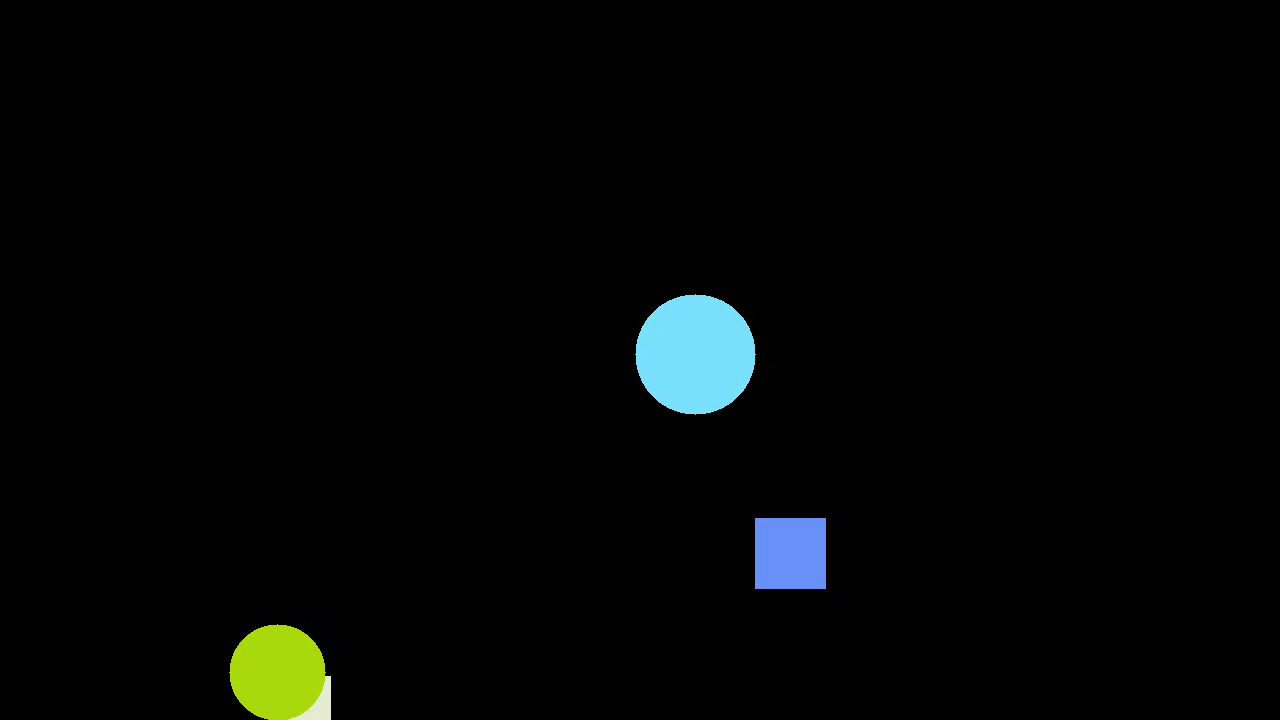
#> input picture frame 100 of video.mp4, 1280 x 720 px
$ python main.py
#> lines starting #> are read from the running program, lines starting #| are printed output that depends on the picture; after the words box and inside, x2 and y2 are one past the last pixel; in counts of white or black regions, pixels touching at a corner belong together
import cv2
import numpy as np
import matplotlib.pyplot as plt
from sklearn.cluster import KMeans


def detect_objects(frame):
    """
    Detect circles and rectangles in the frame.
    """
    gray = cv2.cvtColor(frame, cv2.COLOR_BGR2GRAY)
    blurred = cv2.GaussianBlur(gray, (5, 5), 0)

    # Find circles using Hough Transform
    circles = cv2.HoughCircles(
        blurred,
        cv2.HOUGH_GRADIENT,
        dp=1,
        minDist=20,
        param1=50,
        param2=30,
        minRadius=20,
        maxRadius=1000,
    )
    if circles is not None:
        circles = np.round(circles[0, :]).astype("int").tolist()
    else:
        circles = []

    # Edge detection using Canny
    edges = cv2.Canny(blurred, 50, 150)

    # Find contours and approximate them to rectangles
    contours, _ = cv2.findContours(edges, cv2.RETR_TREE, cv2.CHAIN_APPROX_SIMPLE)
    rectangles = []
    for contour in contours:
        area = cv2.contourArea(contour)
        if area < 100:  # Ignore small contours
            continue
        approx = cv2.approxPolyDP(
            contour, 0.04 * cv2.arcLength(contour, True), True
        )
        if len(approx) == 4:
            x, y, w, h = cv2.boundingRect(approx)
            rectangles.append((x, y, w, h))

    return circles, rectangles


def get_dominant_color(roi):
    """
    Get the dominant color in the region of interest (ROI) using KMeans clustering.
    """
    if roi.size == 0:
        return (0, 0, 0)
    roi = roi.reshape((roi.shape[0] * roi.shape[1], 3))
    kmeans = KMeans(n_clusters=1, n_init=3)
    kmeans.fit(roi)
    dominant_color = kmeans.cluster_centers_[0]
    return tuple(map(int, dominant_color))


def color_difference(color1, color2):
    """
    Calculate the difference between two colors.
    """
    return sum(abs(c1 - c2) for c1, c2 in zip(color1, color2))


class ObjectTracker:
    def __init__(self):
        """
        Initialize the object tracker.
        """
        self.history = []  # Store history of tracked objects
        self.next_id = 0  # ID counter for new objects
        self.color_id_map = {}  # Map colors to IDs
        self.objects_last_coordonate = []  # List of last coordinates and colors

    def assign_id(self, color):
        """
        Assign a unique ID to a color if not already assigned.
        """
        if color not in self.color_id_map:
            self.color_id_map[color] = self.next_id
            self.next_id += 1
        return self.color_id_map[color]

    def update(self, circles, rectangles, frame):
        """
        Update the tracker with new circles and rectangles.
        """
        frame_objects = []

        # Handle circles
        for circle in circles:
            x, y, r = circle
            color = get_dominant_color(frame[y - r : y + r, x - r : x + r])
            found = False
            for idx, (last_x, last_y, last_color, object_id) in enumerate(
                self.objects_last_coordonate
            ):
                if (
                    color_difference(last_color, color) < 50
                    and abs(x - last_x) < 20
                    and abs(y - last_y) < 20
                ):
                    frame_objects.append([x, y, r, object_id])
                    found = True
                    self.objects_last_coordonate[idx] = (x, y, color, object_id)
                    break
            if not found:
                object_id = self.assign_id(color)
                frame_objects.append([x, y, r, object_id])
                self.objects_last_coordonate.append((x, y, color, object_id))

        # Handle rectangles
        for rect in rectangles:
            x, y, w, h = rect
            color = get_dominant_color(frame[y : y + h, x : x + w])
            found = False
            for idx, (last_x, last_y, last_color, object_id) in enumerate(
                self.objects_last_coordonate
            ):
                if (
                    color_difference(last_color, color) < 50
                    and abs(x - last_x) < 50
                    and abs(y - last_y) < 50
                ):
                    frame_objects.append([x, y, w, h, object_id])
                    found = True
                    self.objects_last_coordonate[idx] = (x, y, color, object_id)
                    break
            if not found:
                object_id = self.assign_id(color)
                frame_objects.append([x, y, w, h, object_id])
                self.objects_last_coordonate.append((x, y, color, object_id))

        self.history.append(frame_objects)

    def get_path(self):
        """
        Retrieve the paths of all tracked objects.
        """
        paths = {}
        for frame_objects in self.history:
            for obj in frame_objects:
                object_id = obj[-1]
                if object_id not in paths:
                    paths[object_id] = []
                if len(obj) == 4:  # Circle
                    x, y, r = obj[:3]
                    paths[object_id].append((x, y))
                else:  # Rectangle
                    x, y, w, h = obj[:4]
                    paths[object_id].append((x, y))
        return paths


def visualize_paths(paths):
    """
    Visualize the paths of all tracked objects.
    """
    plt.figure()
    for obj_id, path in paths.items():
        xs = [pos[0] for pos in path]
        ys = [pos[1] for pos in path]
        plt.plot(xs, ys, marker="o", label=f"ID {obj_id}")
    plt.title("Object Paths")
    plt.xlabel("Frame")
    plt.ylabel("Position")
    plt.legend()
    plt.show()


class ObjectTrackerApp:
    def __init__(self, video_path):
        """
        Initialize the application with the video path and create a tracker.
        """
        self.cap = cv2.VideoCapture(video_path)
        self.tracker = ObjectTracker()

    def run(self):
        """
        Run the object tracking application.
        """
        while self.cap.isOpened():
            ret, frame = self.cap.read()
#> frame is the input picture: shape (720, 1280, 3); mean B, G, R 4.7, 5.4, 3.6
            if not ret:
                break

            circles, rectangles = detect_objects(frame)
#> in detect_objects, `gray = cv2.cvtColor(frame, cv2.COLOR_BGR2GRAY)`:
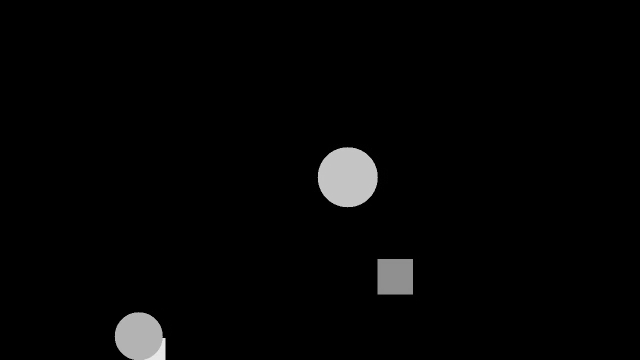
#> gray: shape (720, 1280) (shown at 1/2 size); min 0, max 240, mean 4.8
#> in detect_objects, `circles = cv2.HoughCircles( blurred, cv2.HOUGH_GRADIENT, dp=1, minDist..`: circles = [[695.5, 352.5, 60.8], [276.5, 673.5, 48.9]]
#> in detect_objects, `circles = np.round(circles[0, :]).astype("int").tolist()`: circles = [[696, 352, 61], [276, 674, 49]]
#> in detect_objects, `edges = cv2.Canny(blurred, 50, 150)`:
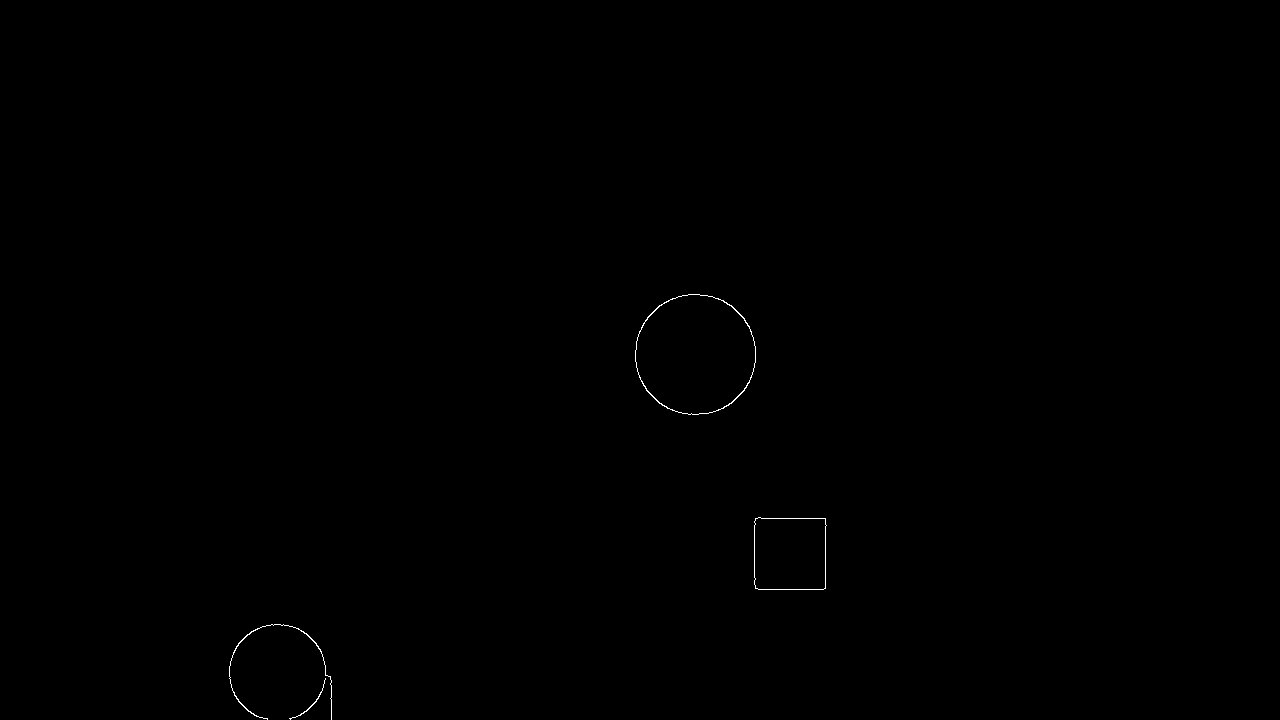
#> edges: shape (720, 1280); 0.12% white in thin lines or dots, all inside (x1, y1, x2, y2) = (229, 294, 827, 720)
#> in detect_objects, `contours, _ = cv2.findContours(edges, cv2.RETR_TREE, cv2.CHAIN_APPROX_..`: contours = 6 contours; box (x1, y1, x2, y2) and area: (635, 294, 756, 415) 11367, (635, 294, 756, 415) 11267, (754, 517, 827, 590) 5030, (754, 517, 827, 590) 5028, (229, 624, 332, 720) 62, (289, 678, 326, 720) 20
#> the loop in detect_objects, `for contour in contours:` made 6 passes
#> (area, approx, x, y, w, h) on passes 3 to 4: (5030, [[755, 518], [755, 588], [825, 588], [825, 518]], 755, 518, 71, 71), (5028, [[756, 518], [825, 519], [823, 589], [755, 587]], 755, 518, 71, 72)
#> after the loop in detect_objects, `for contour in contours:`: rectangles = [(755, 518, 71, 71), (755, 518, 71, 72)]
#> circles = [[696, 352, 61], [276, 674, 49]]; rectangles = [(755, 518, 71, 71), (755, 518, 71, 72)]
            self.tracker.update(circles, rectangles, frame)
#> the loop in update, `for circle in circles:` made 2 passes
#> (x, y, r, dominant_color in get_dominant_color, object_id) on passes 1 to 2: (696, 352, 61, [190, 169.6, 92.58], 0), (276, 674, 49, [20.7, 179.3, 141.8], 1)
#> after the loop in update, `for circle in circles:`: frame_objects = [[696, 352, 61, 0], [276, 674, 49, 1]]; self.objects_last_coordonate = [(696, 352, (190, 169, 92), 0), (276, 674, (20, 179, 141), 1)]
#> the loop in update, `for rect in rectangles:` made 2 passes
#> (x, y, w, h, dominant_color in get_dominant_color) on pass 1: (755, 518, 71, 71, [244.4, 143.7, 104.7])
#> after the loop in update, `for rect in rectangles:`: frame_objects = [[696, 352, 61, 0], [276, 674, 49, 1], [755, 518, 71, 71, 2], [755, 518, 71, 72, 2]]; self.objects_last_coordonate = [(696, 352, (190, 169, 92), 0), (276, 674, (20, 179, 141), 1), (755, 518, (242, 141, 103), 2)]

            # Draw detected objects on the frame
            for obj in self.tracker.history[-1]:
                if len(obj) == 4:  # It's a circle
                    x, y, r, object_id = obj
                    cv2.circle(frame, (x, y), r, (0, 255, 0), 2)
                    cv2.putText(
                        frame,
                        f"Circle ID {object_id}",
                        (x - 10, y - r - 10),
                        cv2.FONT_HERSHEY_SIMPLEX,
                        0.5,
                        (0, 255, 0),
                        2,
                    )
                else:  # It's a rectangle
                    x, y, w, h, object_id = obj
                    cv2.rectangle(frame, (x, y), (x + w, y + h), (0, 0, 255), 2)
                    cv2.putText(
                        frame,
                        f"Rectangle ID {object_id}",
                        (x, y - 10),
                        cv2.FONT_HERSHEY_SIMPLEX,
                        0.5,
                        (0, 0, 255),
                        2,
                    )
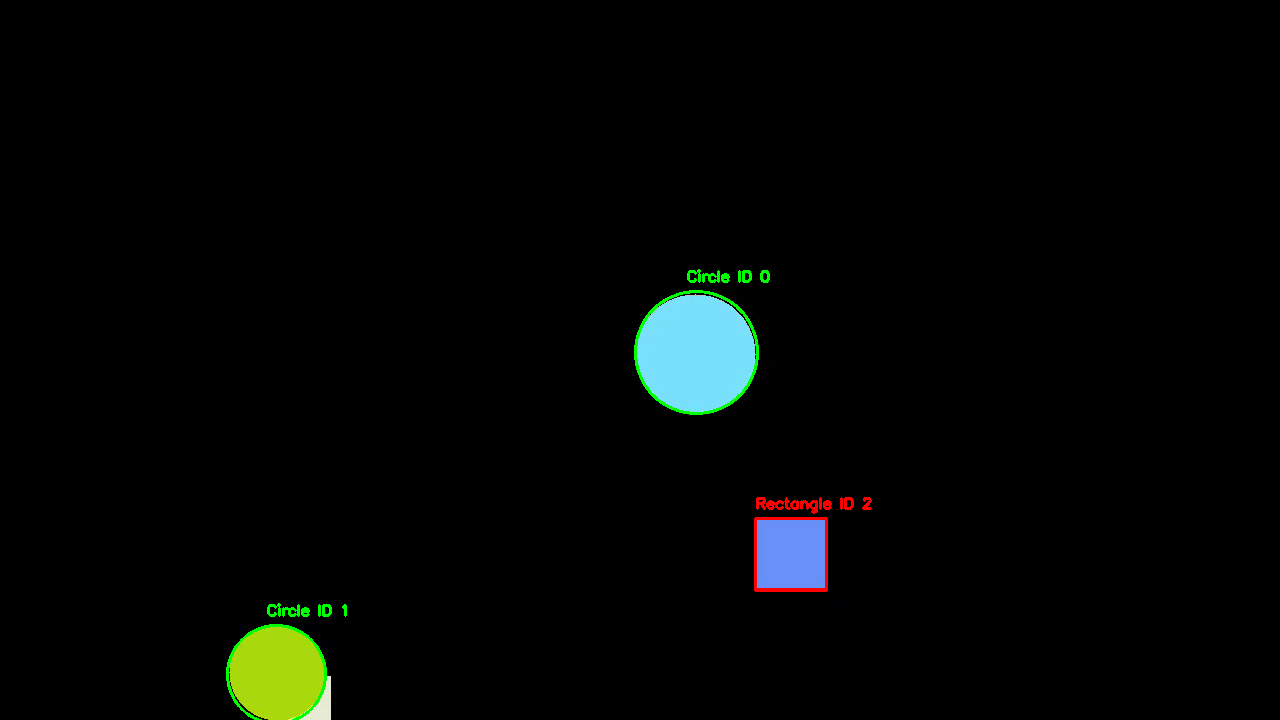
#> frame: shape (720, 1280, 3); 0.51% of pixels changed, all inside (x1, y1, x2, y2) = (226, 269, 872, 720)

            cv2.imshow("Frame", frame)
            if cv2.waitKey(1) & 0xFF == ord("q"):
#> (key q is pressed here)
                break

        self.cap.release()
        cv2.destroyAllWindows()

        # Visualize the tracked paths
        paths = self.tracker.get_path()
#> the loop in get_path, `for frame_objects in self.history:` made 1 pass
#> after the loop in get_path, `for frame_objects in self.history:`: paths = {0: [(696, 352)], 1: [(276, 674)], 2: [(755, 518), (755, 518)]}
        visualize_paths(paths)
#> the loop in visualize_paths, `for obj_id, path in paths.items():` made 3 passes
#> in visualize_paths, `plt.show()`:
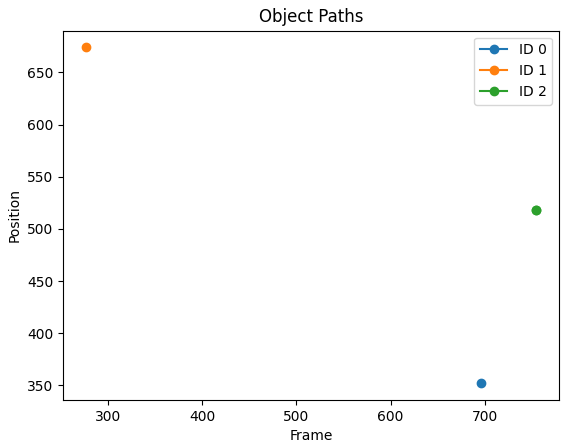
#> figure drawn by matplotlib, 1 panel


if __name__ == "__main__":
    app = ObjectTrackerApp("video.mp4")
    app.run()

$ run again, starting later in the video
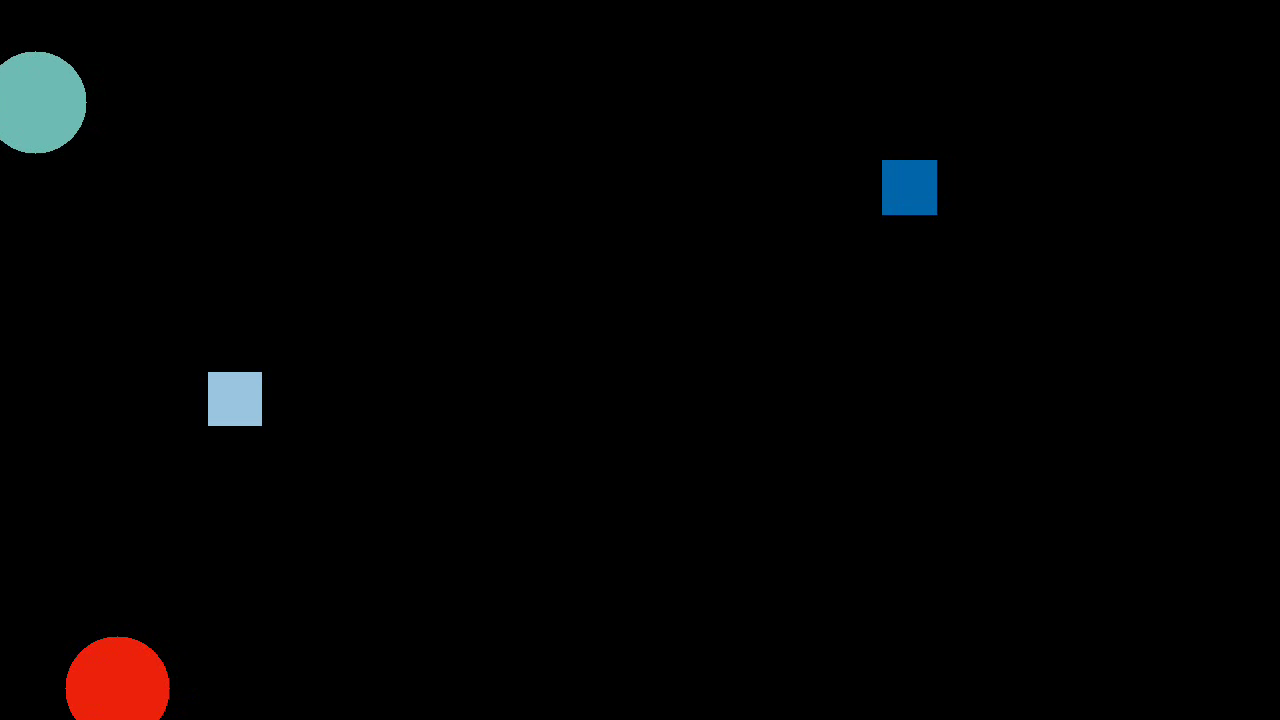
#> input picture frame 450 of video.mp4, 1280 x 720 px
#> in run, frame is the input picture: shape (720, 1280, 3); mean B, G, R 2.8, 2.7, 3.2
#> in detect_objects, `circles = cv2.HoughCircles( blurred, cv2.HOUGH_GRADIENT, dp=1, minDist..`: circles = [[117.5, 689.5, 52.8], [35.5, 100.5, 49.4]]
#> in detect_objects, `circles = np.round(circles[0, :]).astype("int").tolist()`: circles = [[118, 690, 53], [36, 100, 49]]
#> edges: shape (720, 1280); 0.11% white in thin lines or dots, all inside (x1, y1, x2, y2) = (0, 51, 938, 720)
#> contours = 6 contours; box (x1, y1, x2, y2) and area: (881, 159, 938, 216) 3114, (881, 159, 938, 216) 3110, (207, 371, 263, 427) 2908, (207, 371, 263, 427) 2906, (0, 51, 87, 154) 58, (65, 636, 170, 720) 56
#> the loop in detect_objects, `for contour in contours:` made 6 passes
#> (area, approx, x, y, w, h) on passes 2 to 5: (2908, [[208, 372], [208, 425], [261, 425], [261, 372]], 208, 372, 54, 54), (2906, [[209, 372], [261, 373], [260, 425], [208, 424]], 208, 372, 54, 54), (3113.5, [[882, 160], [882, 214], [936, 215], [936, 160]], 882, 160, 55, 56), (3110.5, [[883, 160], [937, 162], [935, 215], [882, 213]], 882, 160, 56, 56)
#> after the loop in detect_objects, `for contour in contours:`: rectangles = [(208, 372, 54, 54), (208, 372, 54, 54), (882, 160, 55, 56), (882, 160, 56, 56)]
#> in run, `circles, rectangles = detect_objects(frame)`: circles = [[118, 690, 53], [36, 100, 49]]
#> the loop in update, `for circle in circles:` made 2 passes
#> (x, y, r, dominant_color in get_dominant_color, object_id) on pass 1: (118, 690, 53, [9.41, 27.25, 195.7], 0)
#> after the loop in update, `for circle in circles:`: frame_objects = [[118, 690, 53, 0], [36, 100, 49, 1]]; self.objects_last_coordonate = [(118, 690, (9, 27, 195), 0), (36, 100, (0, 0, 0), 1)]
#> the loop in update, `for rect in rectangles:` made 4 passes
#> (x, y, w, h, dominant_color in get_dominant_color, object_id) on passes 1, 3: (208, 372, 54, 54, [222.5, 195.9, 153.2], 2), (882, 160, 55, 56, [167.2, 98.65, 0.604], 3)
#> after the loop in update, `for rect in rectangles:`: frame_objects = [[118, 690, 53, 0], [36, 100, 49, 1], [208, 372, 54, 54, 2], [208, 372, 54, 54, 2], [882, 160, 55, 56, 3], [882, 160, 56, 56, 3]]; self.objects_last_coordonate = [(118, 690, (9, 27, 195), 0), (36, 100, (0, 0, 0), 1), (208, 372, (222, 195, 153), 2), (882, 160, (165, 97, 0), 3)]
#> after the loop in run, `for obj in self.tracker.history[-1]:`:
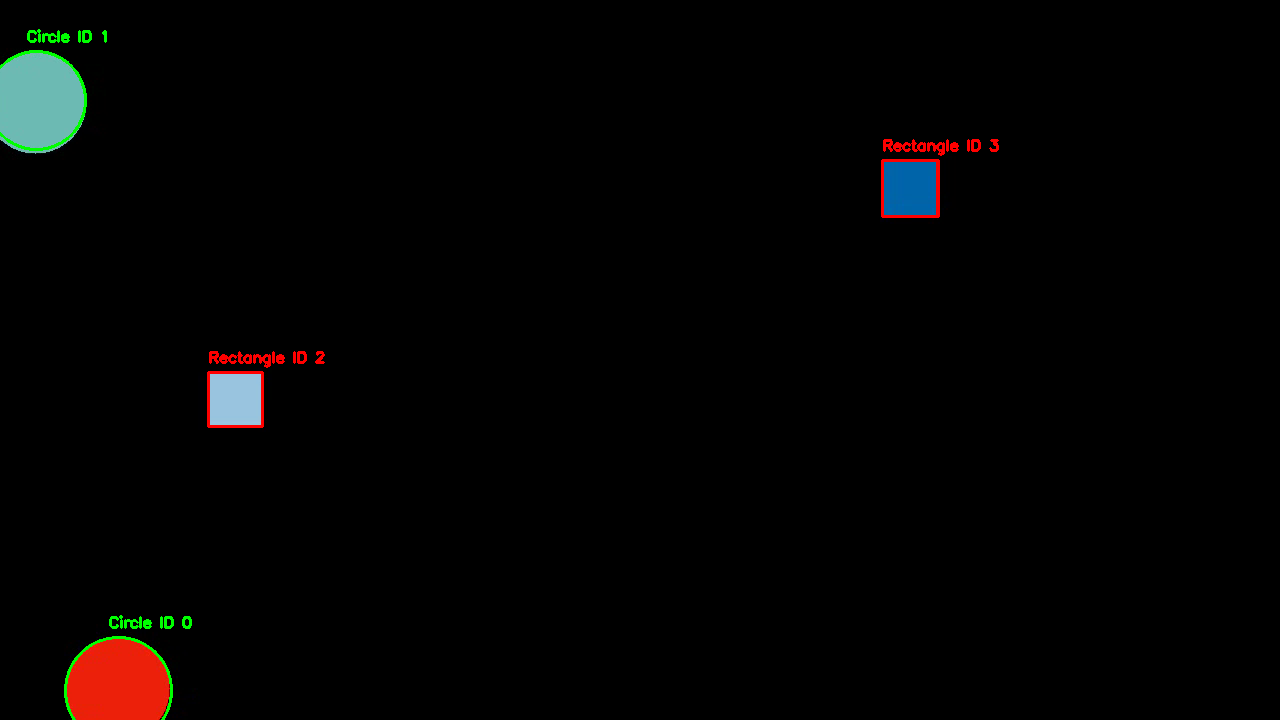
#> frame: shape (720, 1280, 3); 0.58% of pixels changed, all inside (x1, y1, x2, y2) = (0, 29, 999, 720)
#> the loop in get_path, `for frame_objects in self.history:` made 1 pass
#> after the loop in get_path, `for frame_objects in self.history:`: paths = {0: [(118, 690)], 1: [(36, 100)], 2: [(208, 372), (208, 372)], 3: [(882, 160), (882, 160)]}
#> the loop in visualize_paths, `for obj_id, path in paths.items():` made 4 passes
#> in visualize_paths, `plt.show()`:
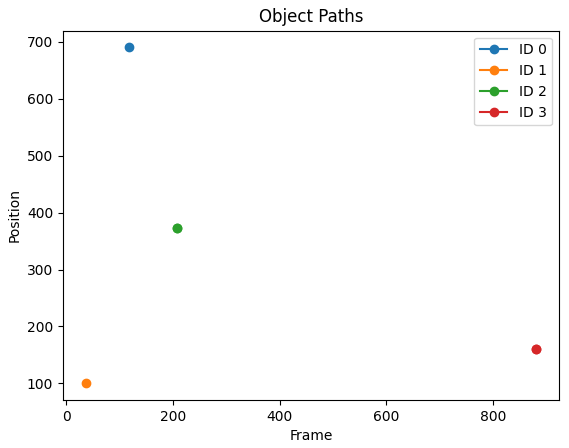
#> figure drawn by matplotlib, 1 panel
